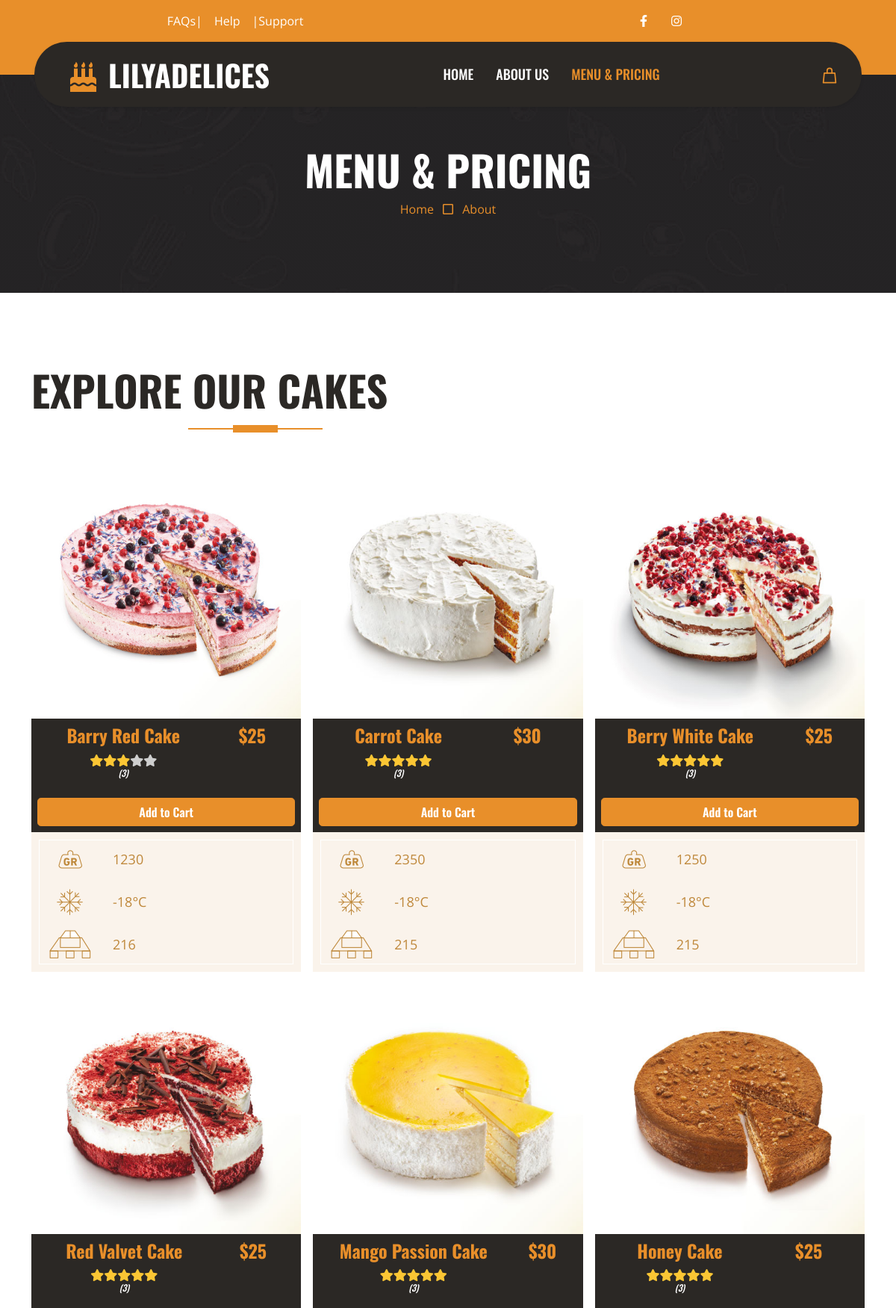
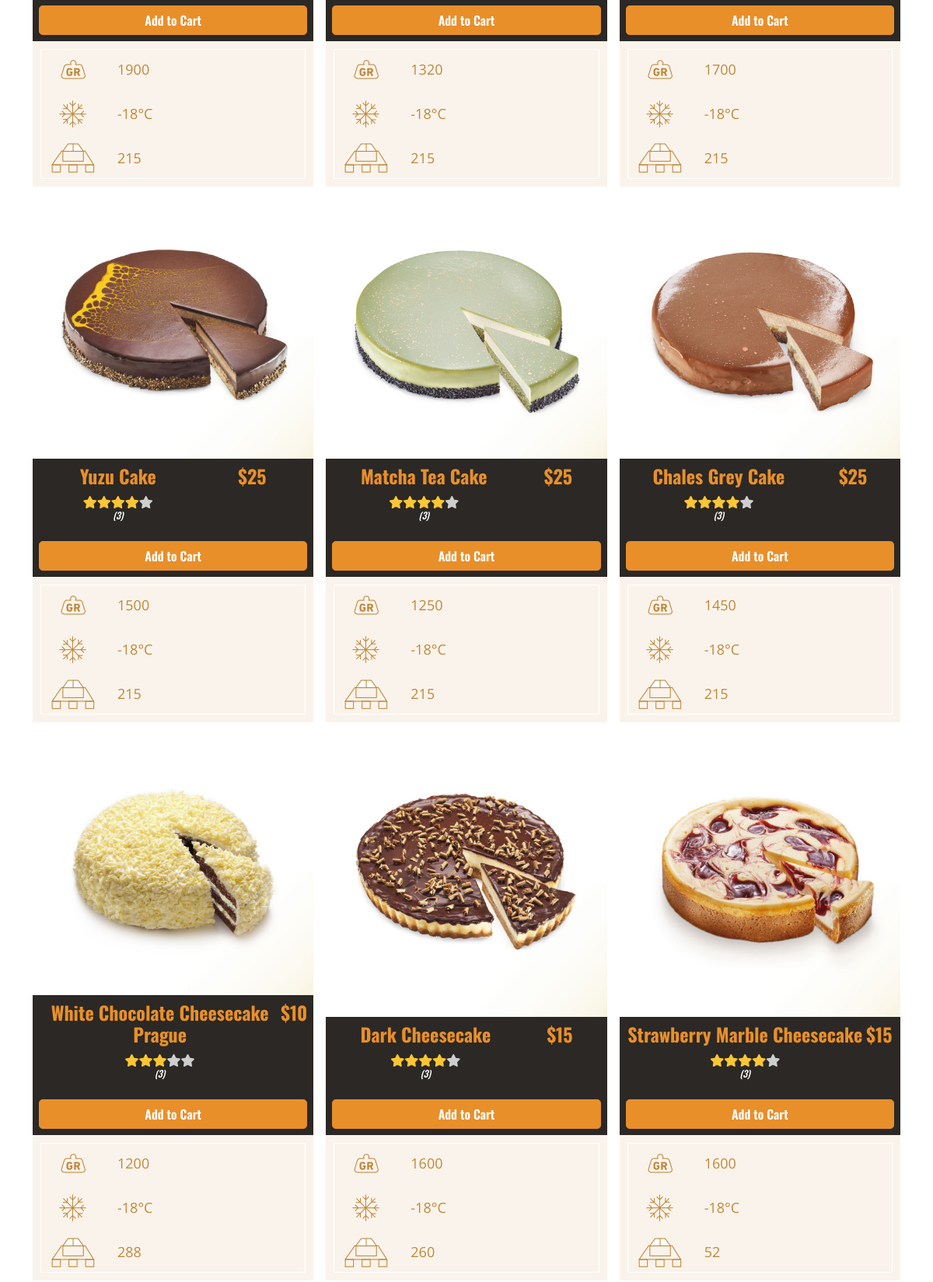
Page /menu.php (upper part) on the committed database (2 pictures, top to bottom).
### tables this page shows
CREATE TABLE `products` (
  `productId` int(11) NOT NULL,
  `imgLink` varchar(255) NOT NULL,
  `name` varchar(256) DEFAULT NULL,
  `cost` float NOT NULL DEFAULT 0,
  `stockCount` int(11) NOT NULL DEFAULT 0,
  `mass` float DEFAULT NULL,
  `tempreture` float DEFAULT NULL,
  `category` int(11) DEFAULT NULL
);

### get-prodts.php (called while the page is built)
<?php
require 'db.php';
if(isset($Category)){
    $result=$connection->query("select * from products where category=$Category;");
}else{
    $result=$connection->query("select * from products ");
}
?>

### get-prod-review-list.php (called while the page is built)
<?php
require 'db.php';
$prodId = $row['productId'];
$reviewList=$connection->query("select * from productsreviews where productId=$prodId");
?>

### menu.php (the view, shortened to what this page needs)
<!DOCTYPE html>
<html lang="en">
<head>
    <link href="https://cdnjs.cloudflare.com/ajax/libs/font-awesome/5.10.0/css/all.min.css" rel="stylesheet">
    <link href="https://cdn.jsdelivr.net/npm/bootstrap-icons@1.4.1/font/bootstrap-icons.css" rel="stylesheet">
    <link href="lib/owlcarousel/assets/owl.carousel.min.css" rel="stylesheet">
    <link href="css/bootstrap.min.css" rel="stylesheet">
    <link href="css/style.css" rel="stylesheet">
</head>
<body>
    <?php
        $pageIndex = 2;
    require 'header.php';?>
    <div class="container-fluid bg-dark bg-img mb-5" style="
    padding-top: 100px;
    padding: 100px;
    margin-top: -50px;
    ">
        <div class="row">
            <div class="col-12 text-center">
                <h1 class="display-4 text-uppercase text-white">Menu & Pricing</h1>
                <a href="">Home</a>
                <i class="far fa-square text-primary px-2"></i>
                <a href="">About</a>
            </div>
        </div>
    </div>
    <div class="container-fluid about py-5">
        <div class="container">
            <div class="section-title position-relative text-start  mb-5 pb-3" style="max-width: 600px;">
                <h1 class="display-4 text-uppercase">Explore Our Cakes</h1>
            </div>
            <div class="tab-class text-center">
                <div class="tab-content">
                    <div id="tab-1" class="tab-pane fade show p-0 active">
                        <div class="row g-3 ">
                            <?php
                                require 'get-prodts.php';
                                while($row = $result->fetch((PDO::FETCH_ASSOC))):
                            ?>
                            <div class="col-md-4  ">
                                <div class="d-flex flex-column h-100">
                                    <div class="w-100 h-100 d-flex flex-column bg-dark">
                                        <div class="flex-grow-0 h-100">
                                            <img class="w-100 h-100" src="<?php echo $row['imgLink']?>" alt=""
                                            >
                                        </div>
                                        <div class="d-flex justify-content-around flex-row bg-dark text-primary p-2 m-0">
                                            <h4 class="h-100 flex-grow-0 bg-dark text-primary font-weight-bold"> <?php echo $row['name']?> <div>
                                                <div class="small-ratings">
                                                <?php
                                                            require 'get-prod-review-list.php';
                                                            $reviewCount = 0;
                                                            $reviewRangeTotal = 0;
                                                            while($reviewRow = $reviewList->fetch(PDO::FETCH_ASSOC)){
                                                                $reviewCount++;
                                                                $reviewRangeTotal += $reviewRow['starRange'];
                                                            }
                                                            $reviewRange = $reviewRangeTotal/$reviewCount;
                                                            for ($i=0; $i < 5; $i++) {
                                                                if($i<$reviewRange){
                                                                    echo '<i class="fa fa-star rating-color"></i>';
                                                                }else{
                                                                    echo '<i class="fa fa-star"></i>';
                                                                }
                                                            }
                                                            ?>
                                                    <i><h5 class="review-count">
                                                        <?php
                                                            echo "(".$reviewCount.")";
                                                        ?>
                                                    </h5>
                                                    </i>
                                                </div>
                                              </div> </h4>
                                            <h4 class="h-100  bg-dark text-primary font-weight-bold">$<?php echo $row['cost']?></h4>
                                        </div>
                                        <button class="btn btn-primary m-2 rounded rounded-3" onclick="addToCart(this,<?php echo $row['productId']?>">Add to Cart</button>
                                    </div>
                                    <div class="flex-shrink-0 p-2  d-flex flex-column justify-content-around text-start bg-secondary border-inner px-4">
                                        <span class="d-flex flex-column justify-content-center">
                                            <div class="pdetail pdetail21"><?php echo $row['mass']?></div>
                                            <div class="pdetail pdetail22"><?php echo $row['tempreture']?>°C</div>
                                            <div class="pdetail pdetail25"><?php echo $row['stockCount']?></div>
                                        </span>
                                    </div>
                                </div>
                            </div>
                            <?php endwhile;?>
                        </div>
                    </div>
                </div>
            </div>
        </div>
    </div>
</body>
</html>

### header.php (shortened to what this page needs)
<div class="container-fluid bg-primary py-3 d-none d-md-block after-video">
    <div class="container">
        <div class="row">
            <div class="col-md-6 text-center text-lg-left mb-2 mb-lg-0">
                <div class="d-inline-flex align-items-center">
                    <a class="text-white pr-3" href="">FAQs</a>
                    <span class="text-white">|</span>
                    <a class="text-white px-3" href="">Help</a>
                    <span class="text-white">|</span>
                    <a class="text-white pl-3" href="">Support</a>
                </div>
            </div>
            <div class="col-md-6 text-center text-lg-right">
                <div class="d-inline-flex align-items-center">
                    <a class="text-white px-3" href="https://web.facebook.com/lilya.delices">
                        <i class="fab fa-facebook-f"></i>
                    </a>
                    <a class="text-white px-3" href="https://www.instagram.com/lilya.delices">
                        <i class="fab fa-instagram"></i>
                    </a>
                </div>
            </div>
        </div>
    </div>
</div>
<nav class="navbar-f navbar nav-bar container-fluid p-0 ">
    <div class="navbar-d container-lg position-relative p-0 px-lg-3" style="z-index: 9;">
        <nav
            class="inder-nav navbar navbar-expand-lg bg-dark navbar-dark shadow-sm w-100 py-3 py-lg-0 px-3 px-lg-0 rounded-pill ps-4">
            <a href="index.php" class="navbar-brand d-block ms-5 ">
                <h1 class="m-0 text-uppercase text-white"><i
                        class="fa fa-birthday-cake fs-1 text-primary me-3"></i>LilyaDelices</h1>
            </a>
            <div class="collapse navbar-collapse" id="navbarCollapse">
                <div class="navbar-nav ms-auto mx-lg-auto py-0">
                    <a href="index.php" class="nav-item nav-link <?php if($pageIndex == 0)echo "active";?>">Home</a>
                    <a href="about.php" class="nav-item nav-link <?php if($pageIndex == 1)echo "active";?>">About Us</a>
                    <a href="menu.php" class="nav-item nav-link <?php if($pageIndex == 2)echo "active";?>">Menu & Pricing</a>
                </div>
                <a href="cart.php" class="navbar-brand d-block ">
                </a>
            </div>
        </nav>
    </div>
</nav>

### css/style.css (style rules this page uses)
:root { --primary: #E88F2A; --secondary: #FAF3EB; --light: #FFFFFF; --dark: #2B2825; }
h1, h2, .font-weight-bold { font-weight: 700 !important; }
h3, h4, .font-weight-semi-bold { font-weight: 600 !important; }
h5, h6, .font-weight-medium { font-weight: 500 !important; }
.btn { font-family: 'Oswald', sans-serif; font-weight: 600; transition: .5s; }
.btn-primary { color: #FFFFFF; }
.border-inner { position: relative; }
.border-inner * { position: relative; z-index: 1; }
.border-inner::before { position: absolute; content: ""; top: 10px; right: 10px; bottom: 10px; left: 10px; background: none; border: 1px solid var(--light); z-index: 0; }
.navbar-dark .navbar-nav .nav-link { font-family: 'Oswald', sans-serif; padding: 30px 15px; font-size: 18px; font-weight: 500; text-transform: uppercase; color: var(--light); outline: none; transition: .5s; }
.navbar-dark .navbar-nav .nav-link:hover, .navbar-dark .navbar-nav .nav-link.active { color: var(--primary); }
.pdetail { background-position: 0 50%; background-repeat: no-repeat; font-size: 18px; color: #BF883B; padding: 15px 0 15px 85px; }
.rating-color { color:#fbc634 !important; }
.small-ratings i { color:#cecece; font-size:16px; }
.review-count { color:white; font-weight:400; margin-bottom:2px; font-size:12px !important; }
.pdetail21 { background-image: url(../img/pdetail21.png); }
.pdetail22 { background-image: url(../img/pdetail22.png); }
.pdetail25 { background-image: url(../img/pdetail25.png); }
.after-video * { z-index: 1; }
.nav-bar::before { position: absolute; content: ""; width: 100%; height: 50%; top: 0; left: 0; background: var(--primary); }
.section-title::before { position: absolute; content: ""; width: 60px; height: 10px; left: 50%; bottom: 0; margin-left: -30px; background: var(--primary); }
.section-title::after { position: absolute; content: ""; width: 180px; height: 2px; left: 50%; bottom: 4px; margin-left: -90px; background: var(--primary); }
.bg-img { background: linear-gradient(rgba(43, 40, 37, .5), rgba(43, 40, 37, .5)), url(../img/bg.jpg) center center no-repeat; background-size: cover; }

### rows in the picture
products: imgLink (picture), name "Barry Red Cake", reviewCount "3", cost "25", mass "1230", tempreture "-18", stockCount "216"
products: imgLink (picture), name "Carrot Cake", reviewCount "3", cost "30", mass "2350", tempreture "-18", stockCount "215"
products: imgLink (picture), name "Berry White Cake", reviewCount "3", cost "25", mass "1250", tempreture "-18", stockCount "215"
products: imgLink (picture), name "Red Valvet Cake", reviewCount "3", cost "25", mass "1900", tempreture "-18", stockCount "215"
products: imgLink (picture), name "Mango Passion Cake", reviewCount "3", cost "30", mass "1320", tempreture "-18", stockCount "215"
products: imgLink (picture), name "Honey Cake", reviewCount "3", cost "25", mass "1700", tempreture "-18", stockCount "215"
products: imgLink (picture), name "Yuzu Cake", reviewCount "3", cost "25", mass "1500", tempreture "-18", stockCount "215"
products: imgLink (picture), name "Matcha Tea Cake", reviewCount "3", cost "25", mass "1250", tempreture "-18", stockCount "215"
products: imgLink (picture), name "Chales Grey Cake", reviewCount "3", cost "25", mass "1450", tempreture "-18", stockCount "215"
products: imgLink (picture), name "White Chocolate Cheesecake Prague", reviewCount "3", cost "10", mass "1200", tempreture "-18", stockCount "288"
products: imgLink (picture), name "Dark Cheesecake", reviewCount "3", cost "15", mass "1600", tempreture "-18", stockCount "260"
products: imgLink (picture), name "Strawberry Marble Cheesecake", reviewCount "3", cost "15", mass "1600", tempreture "-18", stockCount "52"
